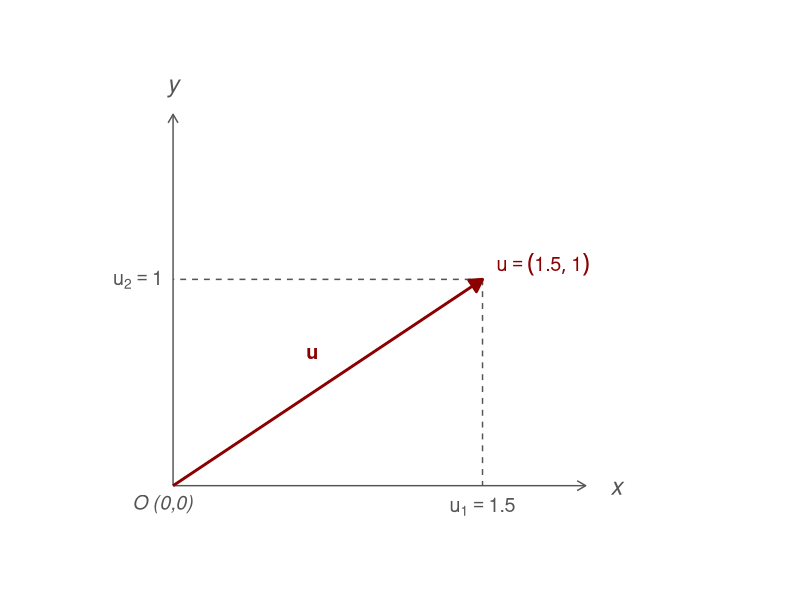
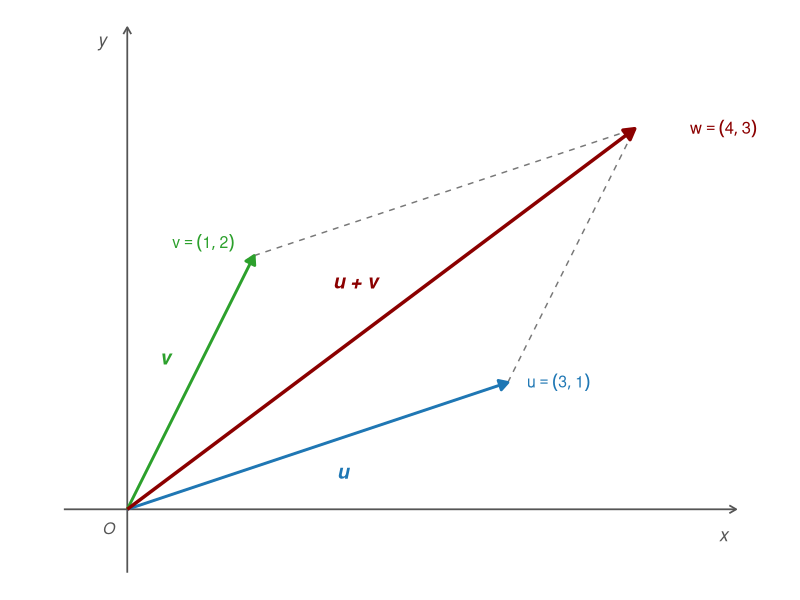

Write R code to recreate these figures, in order.
## ---- chunk 1
#| echo: false
#| warning: false
#| fig-align: center
#| label: fig-vector
#| fig-cap: 'In a Cartesian coordinate system, a vector in $\mathbb{R}^2$ is geometrically represented as a directed line segment (an arrow).'


library(ggplot2)

# --- 1. Define Vector and Label Data ---
u1 <- 1.5
u2 <- 1.0

point_data <- data.frame(
  x = u1,
  y = u2,
  label = "u == (list(1.5, 1))"
)

# --- 2. Build the Plot ---
ggplot() +
  # Clear theme to remove background grid lines completely
  theme_void() + 
  theme(
    plot.margin = margin(20, 20, 20, 20)
  ) +
  
  # 1. Vertical and Horizontal Dashed Projection Lines (Palette from Image 1)
  geom_segment(aes(x = u1, y = u2, xend = u1, yend = 0), 
               color = "#555555", lty = "dashed", size = 0.5) +
  geom_segment(aes(x = u1, y = u2, xend = 0, yend = u2), 
               color = "#555555", lty = "dashed", size = 0.5) +

  
  # 2. Axis Lines (x and y) using the gray color (#555555)
  geom_segment(aes(x = 0, y = 0, xend = 2.0, yend = 0), 
               arrow = arrow(length = unit(0.25, "cm"), type = "open"), 
               color = "#555555", size = 0.5) +
  geom_segment(aes(x = 0, y = 0, xend = 0, yend = 1.8), 
               arrow = arrow(length = unit(0.25, "cm"), type = "open"), 
               color = "#555555", size = 0.5) +
  
  # Axis Labels (Muted gray text)
  annotate("text", x = 2.15, y = 0, label = "x", fontface = "italic", color = "#555555", size = 6) +
  annotate("text", x = 0, y = 1.95, label = "y", fontface = "italic", color = "#555555", size = 6) +
  annotate("text", x = -0.05, y = -0.08, label = "O (0,0)", fontface = "italic", color = "#555555", size = 5) +
  
  # Axis Ticks / Intercept Labels for the components
  annotate("text", x = u1, y = -0.1, label = "u[1] == 1.5", parse = TRUE, color = "#555555", size = 5) +
  annotate("text", x = -0.17, y = u2, label = "u[2] == 1", parse = TRUE, color = "#555555", size = 5) +
  
  # 3. The Vector Arrow using the Dark Red outline color (#8B0000)
  geom_segment(aes(x = 0, y = 0, xend = u1, yend = u2), 
               arrow = arrow(length = unit(0.35, "cm"), type = "closed"), 
               color = "#8B0000", size = 1.0) +
  
  # Vector Name Label
  annotate("text", x = u1 * 0.45, y = u2 * 0.55 + 0.1, label = "u", fontface = "bold", color = "#8B0000", size = 5) +
  
  
  # 5. Math Coordinate Label matching the dark red style
  geom_text(data = point_data, aes(x = x, y = y, label = label), 
            color = "#8B0000", parse = TRUE, size = 5, hjust = -0.15, vjust = -0.15) +
  
  # 6. Fix coordinate ratio and set plot boundaries
  coord_fixed(xlim = c(-0.3, 2.5), ylim = c(-0.3, 2.1))
## ---- chunk 2
u <- c(1.5, 1)
u
## ---- chunk 3
#| echo: false
#| warning: false
#| fig-align: center
#| label: fig-vector2
#| fig-cap: 'In a Cartesian coordinate system, a vector in $\mathbb{R}^2$ is geometrically represented as a directed line segment (an arrow).'


# 1. Define vector components
ux <- 3; uy <- 1
vx <- 1; vy <- 2
rx <- ux + vx  # 4
ry <- uy + vy  # 3

# 2. Build the blank theme canvas
ggplot() +
  # Custom Axis Lines (Charcoal Gray)
  geom_segment(aes(x = -0.5, y = 0, xend = 4.8, yend = 0), 
               arrow = arrow(length = unit(0.2, "cm"), type = "open"), color = "#555555", linewidth = 0.6) +
  geom_segment(aes(x = 0, y = -0.5, xend = 0, yend = 3.8), 
               arrow = arrow(length = unit(0.2, "cm"), type = "open"), color = "#555555", linewidth = 0.6) +
  
  # Axis Labels
  annotate("text", x = 4.7, y = -0.2, label = "x", fontface = "italic", size = 4.5, color = "#555555") +
  annotate("text", x = -0.2, y = 3.7, label = "y", fontface = "italic", size = 4.5, color = "#555555") +
  annotate("text", x = -0.15, y = -0.15, label = "O", fontface = "italic", size = 4, color = "#555555") +
  
  # Parallelogram / Projection Guidelines (Dashed Lines)
  geom_segment(aes(x = ux, y = uy, xend = rx, yend = ry), lty = "dashed", color = "#777777", linewidth = 0.5) +
  geom_segment(aes(x = vx, y = vy, xend = rx, yend = ry), lty = "dashed", color = "#777777", linewidth = 0.5) +
  
  # Vector 'u' (Blue)
  geom_segment(aes(x = 0, y = 0, xend = ux, yend = uy), 
               arrow = arrow(length = unit(0.25, "cm"), type = "closed"), color = "#1f77b4", linewidth = 1.0) +
  # Vector 'v' (Green)
  geom_segment(aes(x = 0, y = 0, xend = vx, yend = vy), 
               arrow = arrow(length = unit(0.25, "cm"), type = "closed"), color = "#2ca02c", linewidth = 1.0) +
  # Resultant Vector 'u + v' (Maroon/Red)
  geom_segment(aes(x = 0, y = 0, xend = rx, yend = ry), 
               arrow = arrow(length = unit(0.3, "cm"), type = "closed"), color = "#8B0000", linewidth = 1.2) +
  
  # Mathematical Labels (Parsed textmath expressions)
  annotate("text", x = 1.7, y = 0.3, label = "u", fontface = "bold.italic", size = 5, color = "#1f77b4") +
  annotate("text", x = 0.3, y = 1.2, label = "v", fontface = "bold.italic", size = 5, color = "#2ca02c") +
  annotate("text", x = 1.8, y = 1.8, label = "u + v", fontface = "bold.italic", size = 5, color = "#8B0000") +
  
  # Terminal Coordinate Labels
  annotate("text", x = ux + 0.4, y = uy, label = "u == (list(3, 1))", parse = TRUE, size = 4, color = "#1f77b4") +
  annotate("text", x = vx - 0.4, y = vy + 0.1, label = "v == (list(1, 2))", parse = TRUE, size = 4, color = "#2ca02c") +
  annotate("text", x = rx + 0.7, y = ry, label = "w == (list(4, 3))", parse = TRUE, size = 4.2, color = "#8B0000") +
  
  # Force layout constraints matching original graphic style
  coord_fixed() +
  theme_void()
## ---- chunk 4
u <- c(3, 1)
v <- c(1, 2)

w <- u + v
w
